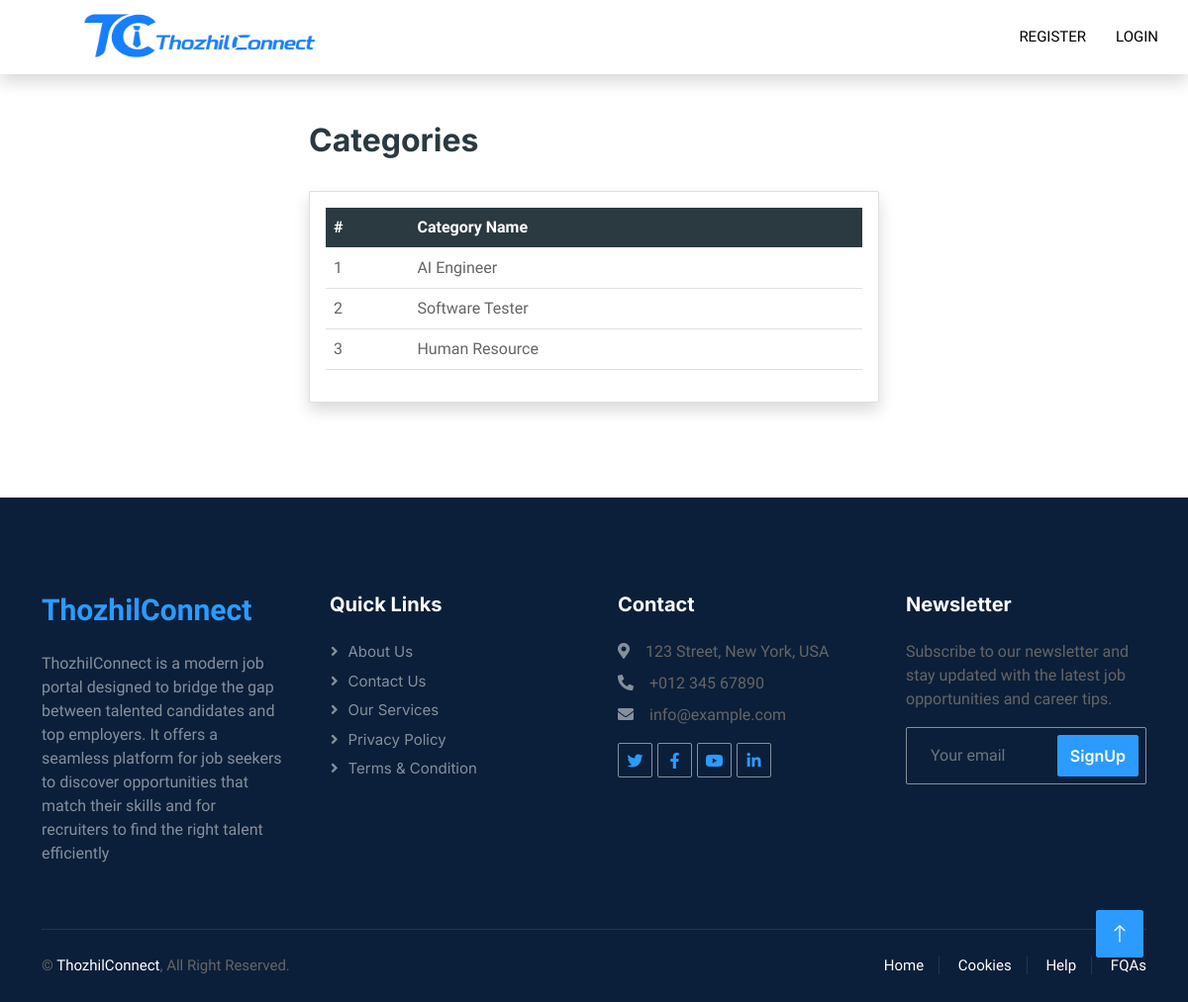
/jobs/categorylist, run on an earlier commit of the app's database.
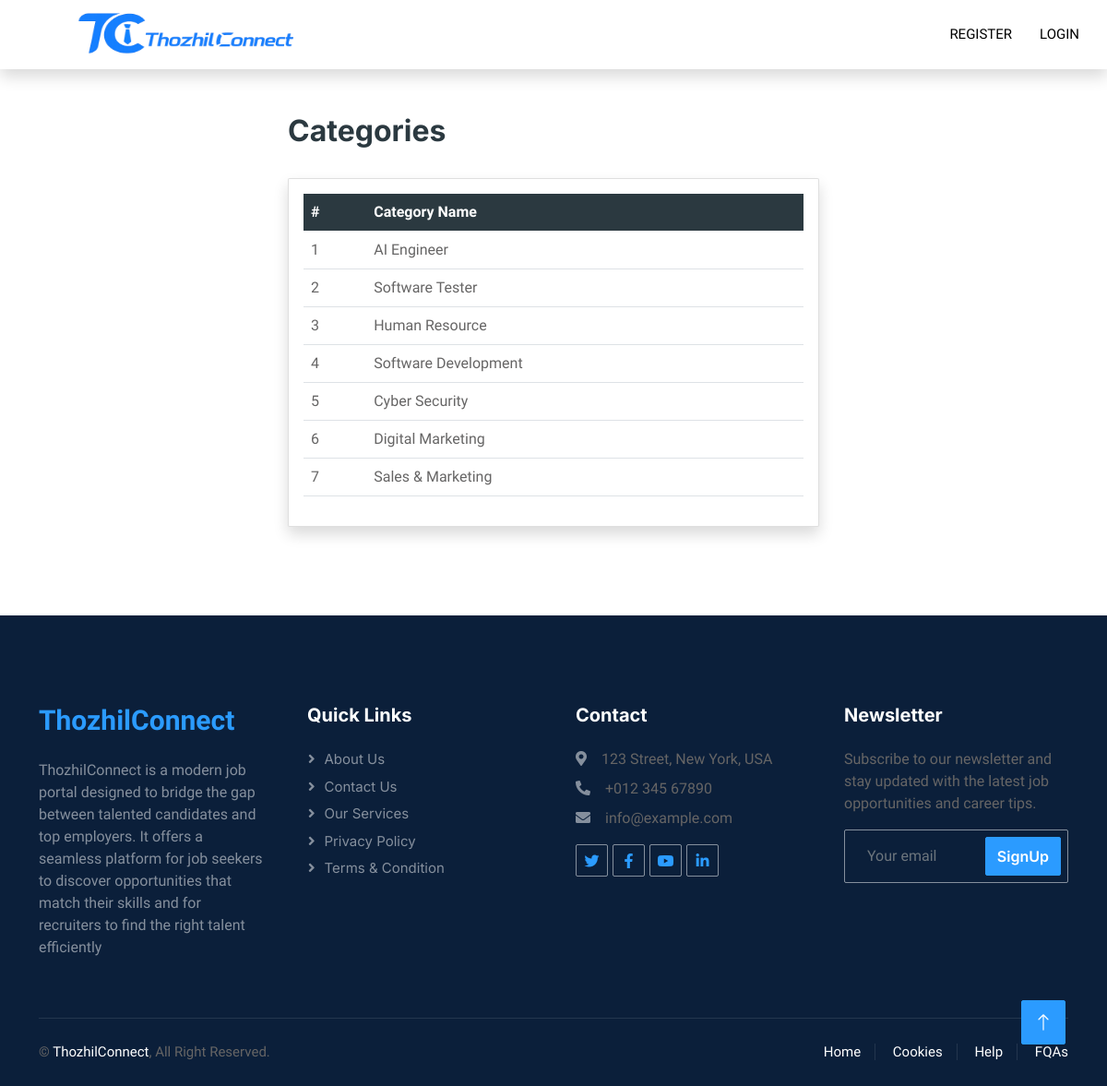
And on a later commit of the database.
### jobs/models.py (models this page shows, shortened)
class Category(models.Model):
    category_name = models.CharField(max_length=100)
    icon = icon = models.CharField(max_length=100,default="fa-solid fa-briefcase")

### jobs/views.py (the view)
# urls.py: path('categorylist',views.Categorylist.as_view(),name="categorylist")
class Categorylist(View):
    def get(self,request):
        categories = Category.objects.all()
        context = {"categories":categories}
        return render(request,'categorylist.html',context)

### templates/categorylist.html (shortened to what this page needs)
{% extends 'base.html' %}
{% block content %}
<div class="container py-5 w-50">
    <div class="d-flex justify-content-between align-items-center mb-4">
        <h2>Categories</h2>
    </div>
    <div class="card shadow">
        <div class="card-body">
            <table class="table table-hover">
                <thead class="table-dark">
                    <tr>
                        <th>#</th>
                        <th>Category Name</th>
                    </tr>
                </thead>
                <tbody>
                {% for category in categories %}
                    <tr>
                        <td>
                            {{ forloop.counter }}
                        </td>
                        <td>
                            {{ category.category_name }}
                        </td>
                    </tr>
                {% endfor %}
                </tbody>
            </table>
        </div>
    </div>
</div>
{% endblock %}

What changed in the data, as far as the page shows it:
added Category: category_name "Software Development"
added Category: category_name "Cyber Security"
added Category: category_name "Digital Marketing"
added Category: category_name "Sales & Marketing"
